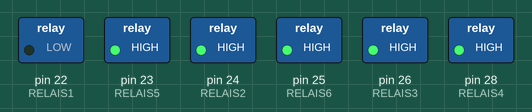
This sketch was run on a simulated Arduino Mega 2560, built with avr-gcc and run on an emulated ATmega2560. Shown: switched loads named in the sketch (green lamp = pin HIGH).

Above: at 0.5 s.
At 1.5 s:
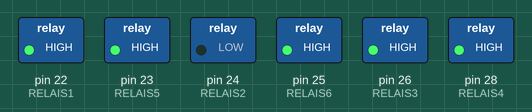
At 2.5 s:
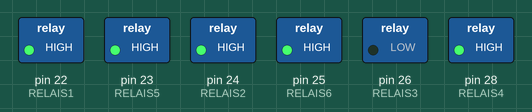
At 3.5 s:
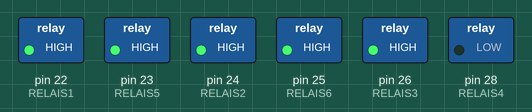
At 4.5 s:
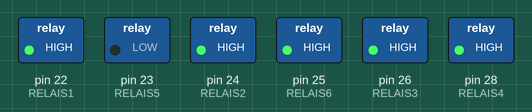
At 5.5 s:
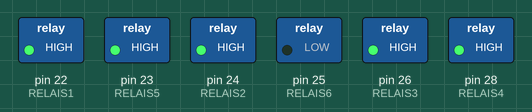
Timing chart, 0 to 7.8 s (numbered marks = the images above):
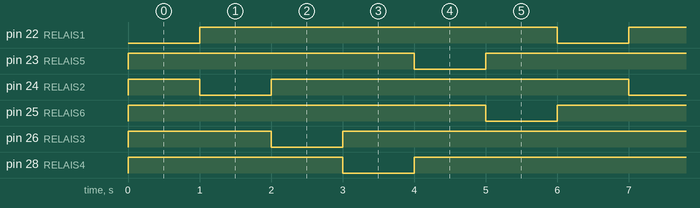

The sketch:

TestRelayschaltung.ino
```cpp
const int RELAIS1 = 22; //Arduino Pin 22
const int RELAIS2 = 24; //Arduino Pin 24
const int RELAIS3 = 26; //Arduino Pin 26
const int RELAIS4 = 28; //Arduino Pin 28
const int RELAIS5 = 23; //Arduino Pin 30
const int RELAIS6 = 25; //Arduino Pin 32
//const int RELAIS7 = 27; //Arduino Pin 30
//const int RELAIS8 = 29; //Arduino Pin 32
void setup() {
pinMode(RELAIS1, OUTPUT);
pinMode(RELAIS2, OUTPUT);
pinMode(RELAIS3, OUTPUT);
pinMode(RELAIS4, OUTPUT);
pinMode(RELAIS5, OUTPUT);
pinMode(RELAIS6, OUTPUT);
//pinMode(RELAIS7, OUTPUT);
//pinMode(RELAIS8, OUTPUT);
}
void loop() {
digitalWrite(RELAIS1, LOW);
digitalWrite(RELAIS2, HIGH);
digitalWrite(RELAIS3, HIGH);
digitalWrite(RELAIS4, HIGH);
digitalWrite(RELAIS5, HIGH);
digitalWrite(RELAIS6, HIGH);
delay(1000);
digitalWrite(RELAIS1, HIGH);
digitalWrite(RELAIS2, LOW);
digitalWrite(RELAIS3, HIGH);
digitalWrite(RELAIS4, HIGH);
digitalWrite(RELAIS5, HIGH);
digitalWrite(RELAIS6, HIGH);
delay(1000);
digitalWrite(RELAIS1, HIGH);
digitalWrite(RELAIS2, HIGH);
digitalWrite(RELAIS3, LOW);
digitalWrite(RELAIS4, HIGH);
digitalWrite(RELAIS5, HIGH);
digitalWrite(RELAIS6, HIGH);
delay(1000);
digitalWrite(RELAIS1, HIGH);
digitalWrite(RELAIS2, HIGH);
digitalWrite(RELAIS3, HIGH);
digitalWrite(RELAIS4, LOW);
digitalWrite(RELAIS5, HIGH);
digitalWrite(RELAIS6, HIGH);
delay(1000);
digitalWrite(RELAIS1, HIGH);
digitalWrite(RELAIS2, HIGH);
digitalWrite(RELAIS3, HIGH);
digitalWrite(RELAIS4, HIGH);
digitalWrite(RELAIS5, LOW);
digitalWrite(RELAIS6, HIGH);
delay(1000);
digitalWrite(RELAIS1, HIGH);
digitalWrite(RELAIS2, HIGH);
digitalWrite(RELAIS3, HIGH);
digitalWrite(RELAIS4, HIGH);
digitalWrite(RELAIS5, HIGH);
digitalWrite(RELAIS6, LOW);
delay(1000);
}
```

Measured:
- by itself, pin 22 (RELAIS1), pin 25 (RELAIS6): alternates HIGH for 5.0 s and LOW for 1.0 s
- by itself, pin 23 (RELAIS5), pin 24 (RELAIS2), pin 26 (RELAIS3), pin 28 (RELAIS4): repeats every 6.0 s: LOW 1.0 s, HIGH 5.0 s
- by itself, everything shown: repeats every 6.0 s, in 6 steps
